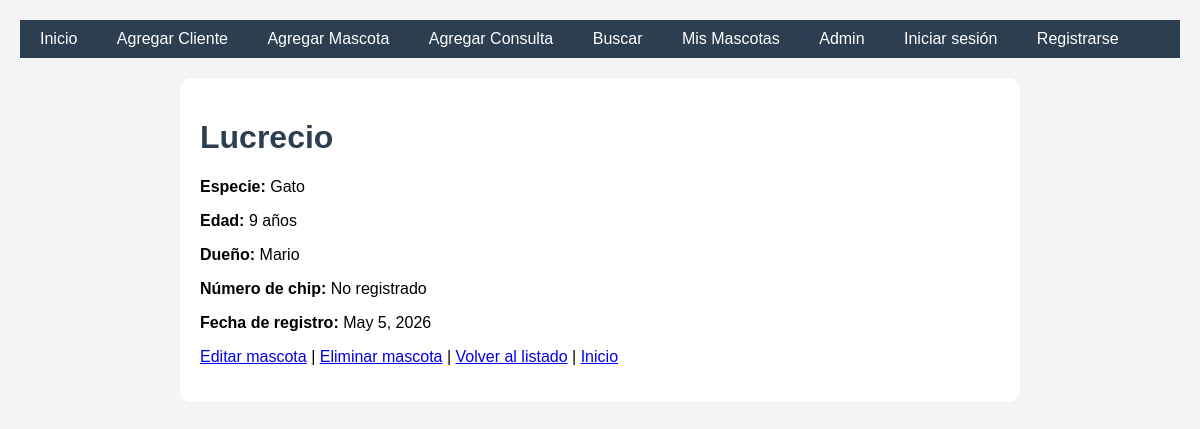
/mascotas/6/, run on the app's committed database.
### veterinaria/models.py (models this page shows, shortened)
class Mascota(models.Model):
    ESPECIES = [
        ('perro', 'Perro'),
        ('gato', 'Gato'),
        ('conejo', 'Conejo'),
        ('ave', 'Ave'),
        ('otro', 'Otro'),
    ]
    nombre = models.CharField(max_length=50)
    especie = models.CharField(max_length=20, choices=ESPECIES)
    edad = models.IntegerField()
    dueno = models.ForeignKey(Cliente, on_delete=models.CASCADE, related_name='mascotas')
    imagen = models.ImageField(upload_to='mascotas/', null=True, blank=True)
    fecha_registro = models.DateField(auto_now_add=True)
    numero_chip = models.IntegerField(unique=True, null=True, blank=True)

class Cliente(models.Model):
    nombre = models.CharField(max_length=50)
    email = models.EmailField()
    telefono = models.CharField(max_length=20)

### veterinaria/views.py (the view)
# urls.py: path('mascotas/<int:mascota_id>/', views.detalle_mascota, name='detalle_mascota'),
def detalle_mascota(request, mascota_id):
    mascota = get_object_or_404(Mascota, id=mascota_id)
    return render(request, 'veterinaria/detalle_mascota.html', {'mascota': mascota})

### veterinaria/templates/veterinaria/detalle_mascota.html (shortened to what this page needs)
{% extends "veterinaria/base.html" %}
{% block content %}
<h1>{{ mascota.nombre }}</h1>
<p><strong>Especie:</strong> {{ mascota.get_especie_display }}</p>
<p><strong>Edad:</strong> {{ mascota.edad }} años</p>
<p><strong>Dueño:</strong> {{ mascota.dueno.nombre }}</p>
<p><strong>Número de chip:</strong> {{ mascota.numero_chip|default:"No registrado" }}</p>
<p><strong>Fecha de registro:</strong> {{ mascota.fecha_registro }}</p>
<p>
    <a href="{% url 'editar_mascota' mascota.id %}">Editar mascota</a> |
    <a href="{% url 'eliminar_mascota' mascota.id %}">Eliminar mascota</a> |
    <a href="{% url 'listado_mascotas' %}">Volver al listado</a> |
    <a href="{% url 'inicio' %}">Inicio</a>
</p>
{% endblock %}

### veterinaria/templates/veterinaria/base.html (style rules this page uses)
body { font-family: Arial, sans-serif; margin: 0; padding: 20px; background-color: #f4f4f4; }
h1 { color: #2c3e50; }

### data on the page
Mascota: nombre "Lucrecio", especie "Gato", edad "9", dueno.nombre "Mario", numero_chip "No registrado", fecha_registro "May 5, 2026"
